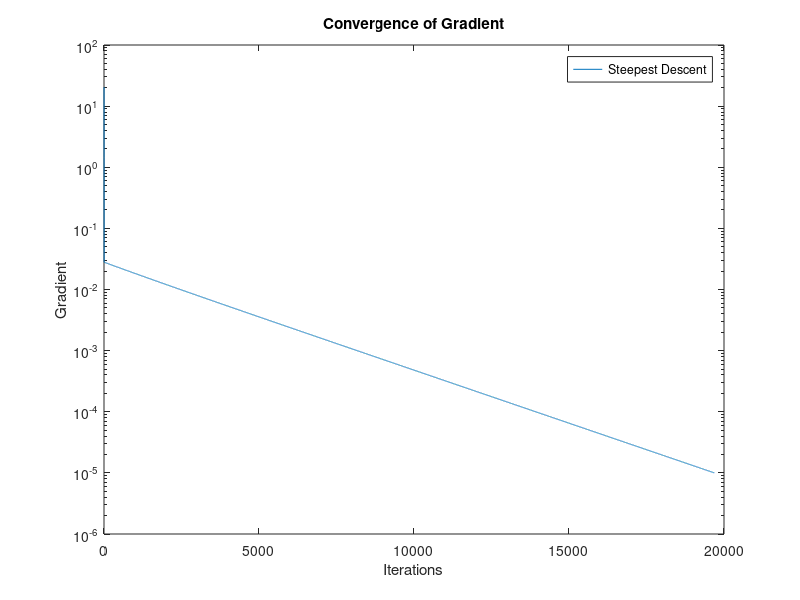

MATLAB code to generate this figure:
%Steepest Descent Optimization of Rosenbrock function
clear all

%Initialize values 
alpha = 0.001;
x0 = [0.95;0.95];

gradf(1,1) = -2*(1-x0(1,1)) - 400*x0(1,1)*(x0(2,1)-x0(1,1)^2);
gradf(2,1) = 200*(x0(2,1)-x0(1,1)^2);

%One iteration of steepest descent
x1 = x0 - alpha*gradf;

iterations = 1;
err = norm(gradf);
error_plot(iterations) = err;

%Loop to iterate until required error is obtained
while err > 10^-5
	iterations = iterations + 1;
	x0 = x1;
	gradf(1,1) = -2*(1-x0(1,1)) - 400*x0(1,1)*(x0(2,1)-x0(1,1)^2);
    gradf(2,1) = 200*(x0(2,1)-x0(1,1)^2);
    x1 = x0 - alpha*gradf;
    err = norm(gradf);
    error_plot(iterations)=err;
end

%Plot gradient convergence figure 
figure(1) 
semilogy(error_plot);
xlabel('Iterations');
ylabel('Gradient');
title('Convergence of Gradient');
legend('Steepest Descent');
